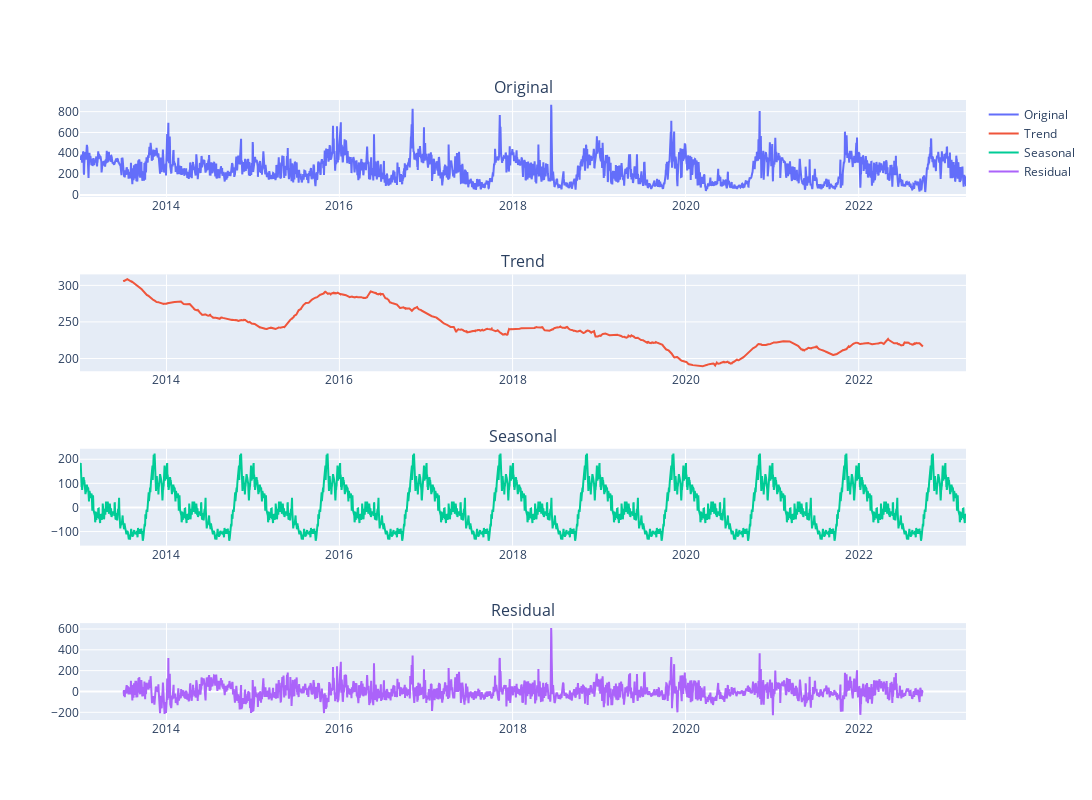

Notebook source saved alongside this figure:
### Code cell
cols = ["Trend", "Seasonal", "Residual"]

fig = make_subplots(rows=4, cols=1, subplot_titles=['Original'] + cols)

# Plot Original
fig.add_trace(go.Scatter(x=df_daily.index, y=df_daily['y_AQI'], mode='lines', name='Original'), row=1, col=1)

# Plot Trend, Seasonal, and Residual
for i, col in enumerate(cols, start=2):
    component_data = getattr(result, col.lower()) if col != "Residual" else result.resid  # Accessing components using getattr
    fig.add_trace(go.Scatter(x=df_daily.index, y=component_data, mode='lines', name=col), row=i, col=1)

# Update layout
fig.update_layout(height=800, width=1200, showlegend=True)
fig.show()

### Figure 1 — Plotly figure (JSON) as saved in the notebook; plotly's stock layout.template omitted (floating-point values rounded to 4 significant figures; data arrays with more than 128 entries replaced by an {"elided": "..."} marker saying what was removed)
{"data": [{"mode": "lines", "name": "Original", "type": "scatter", "x": {"elided": "3741 str values"}, "xaxis": "x", "y": {"elided": "3741 float values"}, "yaxis": "y"}, {"mode": "lines", "name": "Trend", "type": "scatter", "x": {"elided": "3741 str values"}, "xaxis": "x2", "y": {"elided": "3741 float values"}, "yaxis": "y2"}, {"mode": "lines", "name": "Seasonal", "type": "scatter", "x": {"elided": "3741 str values"}, "xaxis": "x3", "y": {"elided": "3741 float values"}, "yaxis": "y3"}, {"mode": "lines", "name": "Residual", "type": "scatter", "x": {"elided": "3741 str values"}, "xaxis": "x4", "y": {"elided": "3741 float values"}, "yaxis": "y4"}], "layout": {"annotations": [{"font": {"size": 16}, "showarrow": false, "text": "Original", "x": 0.5, "xanchor": "center", "xref": "paper", "y": 1, "yanchor": "bottom", "yref": "paper"}, {"font": {"size": 16}, "showarrow": false, "text": "Trend", "x": 0.5, "xanchor": "center", "xref": "paper", "y": 0.7188, "yanchor": "bottom", "yref": "paper"}, {"font": {"size": 16}, "showarrow": false, "text": "Seasonal", "x": 0.5, "xanchor": "center", "xref": "paper", "y": 0.4375, "yanchor": "bottom", "yref": "paper"}, {"font": {"size": 16}, "showarrow": false, "text": "Residual", "x": 0.5, "xanchor": "center", "xref": "paper", "y": 0.1562, "yanchor": "bottom", "yref": "paper"}], "height": 800, "showlegend": true, "width": 1200, "xaxis": {"anchor": "y", "domain": [0, 1]}, "xaxis2": {"anchor": "y2", "domain": [0, 1]}, "xaxis3": {"anchor": "y3", "domain": [0, 1]}, "xaxis4": {"anchor": "y4", "domain": [0, 1]}, "yaxis": {"anchor": "x", "domain": [0.8438, 1]}, "yaxis2": {"anchor": "x2", "domain": [0.5625, 0.7188]}, "yaxis3": {"anchor": "x3", "domain": [0.2812, 0.4375]}, "yaxis4": {"anchor": "x4", "domain": [0, 0.1562]}}}
